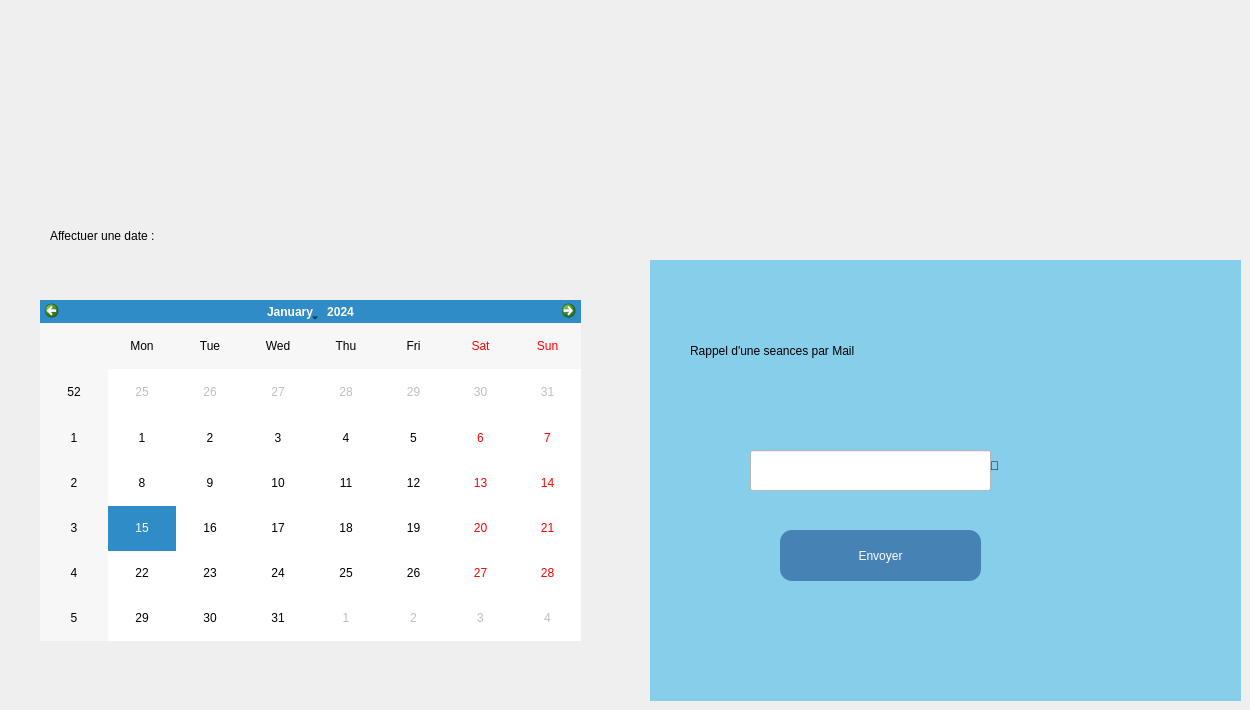
      <widget class="QWidget" name="tab_3">
       <attribute name="title">
        <string>Autres Métiers</string>
       </attribute>
       <widget class="QLabel" name="label_25">
        <property name="geometry">
         <rect>
          <x>50</x>
          <y>10</y>
          <width>1121</width>
          <height>181</height>
         </rect>
        </property>
        <property name="text">
         <string/>
        </property>
        <property name="pixmap">
         <pixmap>../WhatsApp Image 2025-09-24 at 15.27.43.jpeg</pixmap>
        </property>
       </widget>
       <widget class="QCalendarWidget" name="calendarWidget">
        <property name="geometry">
         <rect>
          <x>40</x>
          <y>300</y>
          <width>541</width>
          <height>341</height>
         </rect>
        </property>
       </widget>
       <widget class="QLabel" name="label_6">
        <property name="geometry">
         <rect>
          <x>50</x>
          <y>210</y>
          <width>381</width>
          <height>51</height>
         </rect>
        </property>
        <property name="styleSheet">
         <string notr="true">font: 900 16pt &quot;Segoe UI&quot;;</string>
        </property>
        <property name="text">
         <string>Affectuer une date :</string>
        </property>
       </widget>
       <widget class="QWidget" name="widget" native="true">
        <property name="geometry">
         <rect>
          <x>650</x>
          <y>260</y>
          <width>591</width>
          <height>441</height>
         </rect>
        </property>
        <property name="styleSheet">
         <string notr="true">background-color: rgb(135, 206, 235);</string>
        </property>
        <widget class="QLabel" name="label_23">
         <property name="geometry">
          <rect>
           <x>40</x>
           <y>60</y>
           <width>421</width>
           <height>61</height>
          </rect>
         </property>
         <property name="styleSheet">
          <string notr="true">font: 900 16pt &quot;Segoe UI&quot;;</string>
         </property>
         <property name="text">
          <string>Rappel d'une seances par Mail</string>
         </property>
        </widget>
        <widget class="QPushButton" name="pushButton">
         <property name="geometry">
          <rect>
           <x>130</x>
           <y>270</y>
           <width>201</width>
           <height>51</height>
          </rect>
         </property>
         <property name="styleSheet">
          <string notr="true">background-color: rgb(70, 130, 180);
font: 14pt &quot;Segoe UI&quot;;
font: 900 12pt &quot;Segoe UI&quot;;

    color: white;                /* لون النص */
    border-radius: 12px;         /* الحواف مدوّرة */
    padding: 8px 16px;  
</string>
         </property>
         <property name="text">
          <string>Envoyer</string>
         </property>
        </widget>
        <widget class="QLabel" name="label_24">
         <property name="geometry">
          <rect>
           <x>340</x>
           <y>170</y>
           <width>141</width>
           <height>71</height>
          </rect>
         </property>
         <property name="styleSheet">
          <string notr="true">font: 20pt &quot;Segoe UI&quot;;</string>
         </property>
         <property name="text">
          <string>📧</string>
         </property>
        </widget>
        <widget class="QLineEdit" name="lineEdit_4">
         <property name="geometry">
          <rect>
           <x>100</x>
           <y>190</y>
           <width>241</width>
           <height>41</height>
          </rect>
         </property>
         <property name="styleSheet">
          <string notr="true">background-color: rgb(255, 255, 255);</string>
         </property>
        </widget>
       </widget>
      </widget>
